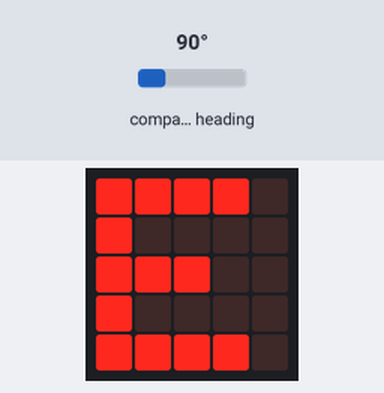
The program below on a simulated BBC micro:bit (MakeCode). Parts: the board's 5×5 LED display. Inputs (shaded band) come from the test bench; at power-on: compass heading 90°. The compass is already calibrated.

Above: at 1.3 s.
1.4 s: compass heading set to 47°
2.9 s: compass heading set to 39°
At 4.0 s:
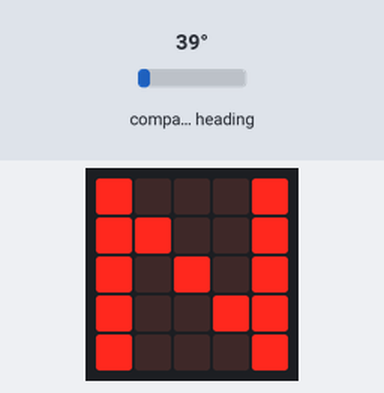
4.6 s: compass heading set to 180°
At 5.4 s:
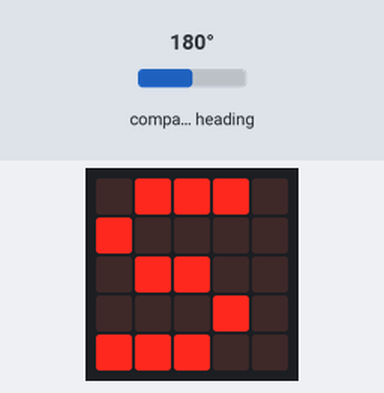
6.2 s: compass heading set to 221°
7.7 s: compass heading set to 229°
At 8.2 s:
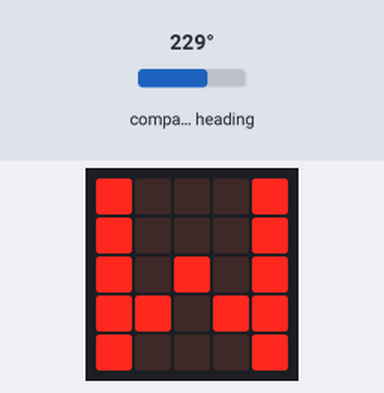
9.3 s: compass heading set to 7°
At 9.7 s:
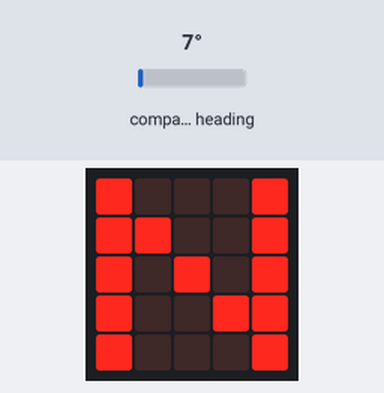
Timing chart, 0 to 11.8 s (numbered marks = the images above; inputs shaded):
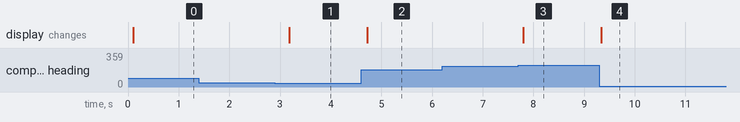

Measured:
- the behaviour switches between 45 and 44° on compass heading (found by bisection; images 0 and 1)
- the behaviour switches between 224 and 225° on compass heading (found by bisection; images 2 and 3)
- after the input at 1.4 s, every drawn part: stays the same
- after the input at 2.9 s, the display: changes after 0.28 s (image 1)
- after the input at 4.6 s, the display: changes after 0.12 s (image 2)
- after the input at 6.2 s, every drawn part: stays the same
- after the input at 7.7 s, the display: changes after 0.10 s (image 3)
- after the input at 9.3 s, the display: changes at once (image 4)

The program:

main.ts
```typescript
let direction = 0
input.calibrateCompass()
basic.forever(function () {
    direction = input.compassHeading()
    if (direction < 45) {
        basic.showString("N")
    } else {
        if (direction < 135) {
            basic.showString("E")
        } else {
            if (direction < 225) {
                basic.showString("S")
            } else {
                if (direction < 315) {
                    basic.showString("W")
                }
            }
        }
    }
})
```

test.ts
```typescript
// les tests vont ici ; cela ne sera pas compilé si ce paquet est utilisé en tant qu'extension.
```
